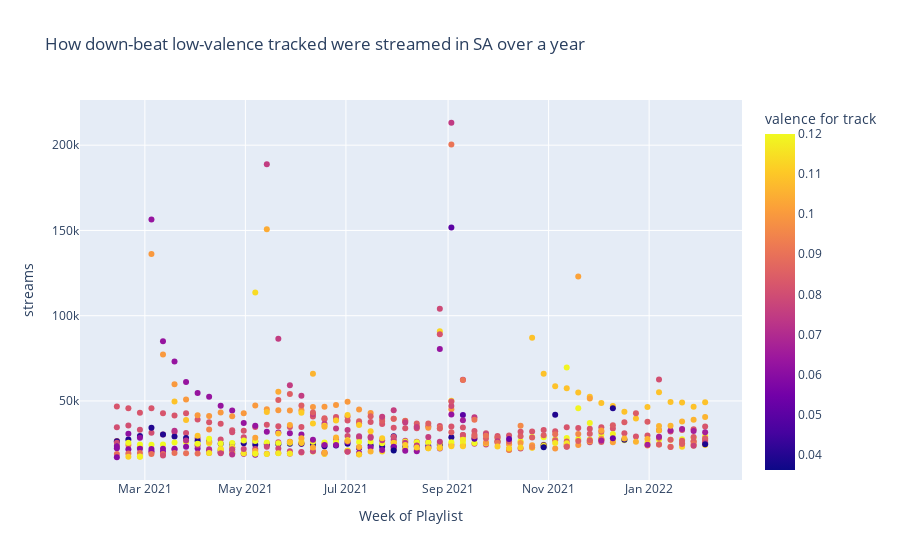

Notebook cell for this chart:
### Code cell
low_fig = px.scatter(data_frame=low_valence_df,x=low_valence_df.week_start, 
              y='streams', color="valence" ,
              #line_shape="spline",
              #title="South Africa Top Charts on Spotify: Playlist Valence Mean by Week",
             labels={'valence': "valence for track",'week_start': 'Week of Playlist','song':'Song name: ' },
                    title="How down-beat low-valence tracked were streamed in SA over a year")


low_fig.show()

### Figure 1 — Plotly figure (JSON) as saved in the notebook; plotly's stock layout.template omitted (floating-point values rounded to 4 significant figures; data arrays with more than 128 entries replaced by an {"elided": "..."} marker saying what was removed)
{"data": [{"hovertemplate": "Week of Playlist=%{x}<br>streams=%{y}<br>valence for track=%{marker.color}<extra></extra>", "legendgroup": "", "marker": {"color": {"elided": "547 float values"}, "coloraxis": "coloraxis", "symbol": "circle"}, "mode": "markers", "name": "", "orientation": "v", "showlegend": false, "type": "scatter", "x": {"elided": "547 str values"}, "xaxis": "x", "y": {"elided": "547 int values"}, "yaxis": "y"}], "layout": {"coloraxis": {"colorbar": {"title": {"text": "valence for track"}}, "colorscale": [[0, "#0d0887"], [0.1111, "#46039f"], [0.2222, "#7201a8"], [0.3333, "#9c179e"], [0.4444, "#bd3786"], [0.5556, "#d8576b"], [0.6667, "#ed7953"], [0.7778, "#fb9f3a"], [0.8889, "#fdca26"], [1, "#f0f921"]]}, "legend": {"tracegroupgap": 0}, "title": {"text": "How down-beat low-valence tracked were streamed in SA over a year"}, "xaxis": {"anchor": "y", "domain": [0, 1], "title": {"text": "Week of Playlist"}}, "yaxis": {"anchor": "x", "domain": [0, 1], "title": {"text": "streams"}}}}
